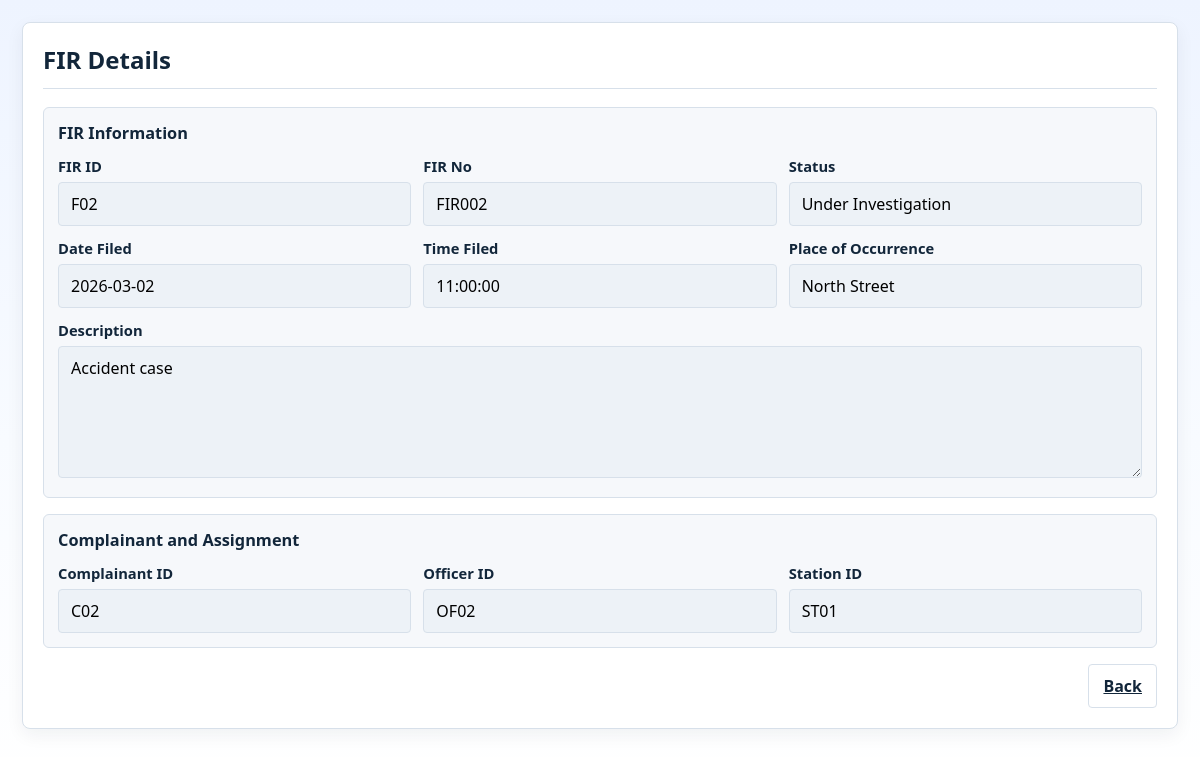
/fir/F02, run on the app's committed database.
### tables this page shows
CREATE TABLE fir (
        fir_id TEXT PRIMARY KEY,
        fir_no TEXT UNIQUE NOT NULL,
        date_filed TEXT NOT NULL,
        time_filed TEXT NOT NULL,
        place_of_occurrence TEXT NOT NULL,
        description TEXT NOT NULL,
        status TEXT NOT NULL DEFAULT 'Registered' CHECK (
            status IN ('Registered', 'Under Investigation', 'Pending Review', 'Rejected', 'Closed')
        ),
        complainant_id TEXT NOT NULL,
        officer_id TEXT NOT NULL,
        station_id TEXT NOT NULL,
        FOREIGN KEY (complainant_id) REFERENCES complainant(complainant_id),
        FOREIGN KEY (officer_id) REFERENCES officer(officer_id),
        FOREIGN KEY (station_id) REFERENCES police_station(station_id)
    );

### app.py (the view)
@app.route('/fir/<fir_id>')
def view_fir_details(fir_id):
    fir = backend.get_fir_by_id(fir_id)
    return render_template('fir_details.html', fir=fir)

### backend.py (called while the page is built)
def get_fir_by_id(fir_id):
    return database.fetch_one(
        """
        SELECT fir_id, fir_no, date_filed, time_filed, place_of_occurrence, description, status,
               complainant_id, officer_id, station_id
        FROM fir
        WHERE fir_id = ? OR fir_no = ?
        """,
        (fir_id, fir_id),
    )

### database.py (called while the page is built)
def get_connection() -> sqlite3.Connection:
    conn = sqlite3.connect(DB_PATH)
    conn.row_factory = sqlite3.Row
    conn.execute("PRAGMA foreign_keys = ON;")
    return conn

def fetch_one(query: str, params: Iterable[Any] = ()) -> dict[str, Any] | None:
    with get_connection() as conn:
        row = conn.execute(query, tuple(params)).fetchone()
    return dict(row) if row else None

### templates/fir_details.html (shortened to what this page needs)
<!doctype html>
<html lang="en">
<head>
  <link rel="stylesheet" href="{{ url_for('static', filename='css/style.css') }}">
</head>
<body>
  <main class="officer-page">
    <div class="officer-container">
      <article class="panel-card">
        <header class="panel-header">
          <h2>FIR Details</h2>
        </header>
        <hr>
        {% if fir %}
          <section class="form-box system-box">
            <h3>FIR Information</h3>
            <div class="form-grid three-col">
              <div class="field-group">
                <label>FIR ID</label>
                <input type="text" value="{{ fir.get('fir_id', fir.get('id', 'N/A')) }}" readonly>
              </div>
              <div class="field-group">
                <label>FIR No</label>
                <input type="text" value="{{ fir.get('fir_no', fir.get('title', 'N/A')) }}" readonly>
              </div>
              <div class="field-group">
                <label>Status</label>
                <input type="text" value="{{ fir.get('status', 'N/A') }}" readonly>
              </div>
              <div class="field-group">
                <label>Date Filed</label>
                <input type="text" value="{{ fir.get('date_filed', fir.get('date', 'N/A')) }}" readonly>
              </div>
              <div class="field-group">
                <label>Time Filed</label>
                <input type="text" value="{{ fir.get('time_filed', 'N/A') }}" readonly>
              </div>
              <div class="field-group">
                <label>Place of Occurrence</label>
                <input type="text" value="{{ fir.get('place_of_occurrence', fir.get('location', 'N/A')) }}" readonly>
              </div>
              <div class="field-group full-width">
                <label>Description</label>
                <textarea rows="5" readonly>{{ fir.get('description', '') }}</textarea>
              </div>
            </div>
          </section>
          <section class="form-box system-box">
            <h3>Complainant and Assignment</h3>
            <div class="form-grid three-col">
              <div class="field-group">
                <label>Complainant ID</label>
                <input type="text" value="{{ fir.get('complainant_id', 'N/A') }}" readonly>
              </div>
              <div class="field-group">
                <label>Officer ID</label>
                <input type="text" value="{{ fir.get('officer_id', 'N/A') }}" readonly>
              </div>
              <div class="field-group">
                <label>Station ID</label>
                <input type="text" value="{{ fir.get('station_id', 'N/A') }}" readonly>
              </div>
            </div>
          </section>
        {% else %}
          <p class="alert error">No FIR found with this ID.</p>
        {% endif %}
        <div class="form-actions">
          <a class="btn btn-secondary" href="{{ url_for('home') }}">Back</a>
        </div>
      </article>
    </div>
  </main>
</body>
</html>

### static/css/style.css (style rules this page uses)
:root { --bg: #f3f6fb; --card: #ffffff; --text: #12263a; --muted: #5c6f82; --primary: #0f3d63; --primary-hover: #0b2f4d; --secondary: #ffffff; --border: #d7e0ea; --danger: #b42318; --success: #067647; --shadow: 0 10px 24px rgba(18, 38, 58, 0.08); --shadow-soft: 0 6px 18px rgba(18, 38, 58, 0.06); }
* { box-sizing: border-box; }
body { margin: 0; font-family: "Segoe UI", Tahoma, Geneva, Verdana, sans-serif; color: var(--text); background: linear-gradient(180deg, #eef4ff 0%, #f8fbff 55%, #ffffff 100%); min-height: 100vh; }
h2, h3 { margin: 0; }
label { font-size: 0.92rem; font-weight: 600; display: block; margin-bottom: 6px; }
input, select, textarea { width: 100%; padding: 10px 12px; border: 1px solid var(--border); border-radius: 4px; font: inherit; background: #fff; }
input[readonly], textarea[readonly] { background: #edf2f7; cursor: not-allowed; }
textarea { resize: vertical; }
.btn { display: inline-flex; justify-content: center; align-items: center; gap: 6px; border-radius: 4px; padding: 10px 14px; font: inherit; font-weight: 600; cursor: pointer; border: 1px solid transparent; transition: all 0.2s ease; }
.btn-secondary { background: var(--secondary); color: var(--text); border-color: var(--border); }
.form-actions { display: flex; justify-content: flex-end; gap: 10px; flex-wrap: wrap; margin-top: 16px; }
hr { border: 0; border-top: 1px solid var(--border); margin: 12px 0 18px; }
.officer-page { min-height: 100vh; padding: 22px; }
.officer-container { max-width: 1200px; margin: 0 auto; }
.panel-card { background: #fff; border: 1px solid var(--border); border-radius: 8px; box-shadow: var(--shadow-soft); padding: 20px; }
.panel-header { margin-bottom: 2px; }
.form-box { margin-bottom: 16px; padding: 14px; border: 1px solid var(--border); border-radius: 6px; background: #fff; }
.form-box h3 { margin-bottom: 12px; font-size: 1.02rem; }
.system-box { background: #f6f8fb; }
.form-grid { display: grid; gap: 12px; }
.form-grid.three-col { grid-template-columns: repeat(3, minmax(0, 1fr)); }
.field-group { min-width: 0; }
.field-group.full-width { grid-column: 1 / -1; }

### data on the page
fir: get "F02", get "FIR002", get "Under Investigation", get "2026-03-02", get "11:00:00", get "North Street", get "Accident case", get "C02", get "OF02", get "ST01"
